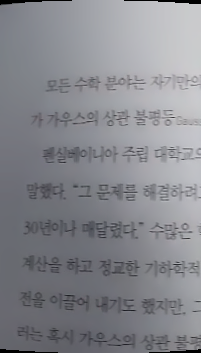
#> input picture tests/stitchedImage.png, 201 x 353 px, found by its file name
$ jupyter execute --allow-errors modelLoadtest.ipynb
#> lines starting #> are read from the running program, lines starting #| are printed output that depends on the picture; after the words box and inside, x2 and y2 are one past the last pixel; in counts of white or black regions, pixels touching at a corner belong together
[cell 1]
import numpy as np
import tensorflow as tf
import matplotlib.pyplot as plt
from keras.models import load_model
import cv2 as cv

[cell 2]
modelPos = r'E:\GithubProjects\HIDDEN\ImageFromVideo\models\best_loss_0.03_model.h5'

[cell 3]
character = '가각간갇갈갉갊감갑값갓갔강갖갗같갚갛개객갠갤갬갭갯갰갱갸갹갼걀걋걍걔걘걜거걱건걷걸걺검겁것겄겅겆겉겊겋게겐겔겜겝겟겠겡겨격겪견겯결겸겹겻겼경곁계곈곌곕곗고곡곤곧골곪곬곯곰곱곳공곶과곽관괄괆괌괍괏광괘괜괠괩괬괭괴괵괸괼굄굅굇굉교굔굘굡굣구국군굳굴굵굶굻굼굽굿궁궂궈궉권궐궜궝궤궷귀귁귄귈귐귑귓규균귤그극근귿글긁금급긋긍긔기긱긴긷길긺김깁깃깅깆깊까깍깎깐깔깖깜깝깟깠깡깥깨깩깬깰깸깹깻깼깽꺄꺅꺌꺼꺽꺾껀껄껌껍껏껐껑께껙껜껨껫껭껴껸껼꼇꼈꼍꼐꼬꼭꼰꼲꼴꼼꼽꼿꽁꽂꽃꽈꽉꽐꽜꽝꽤꽥꽹꾀꾄꾈꾐꾑꾕꾜꾸꾹꾼꿀꿇꿈꿉꿋꿍꿎꿔꿜꿨꿩꿰꿱꿴꿸뀀뀁뀄뀌뀐뀔뀜뀝뀨끄끅끈끊끌끎끓끔끕끗끙끝끼끽낀낄낌낍낏낑나낙낚난낟날낡낢남납낫났낭낮낯낱낳내낵낸낼냄냅냇냈냉냐냑냔냘냠냥너넉넋넌널넒넓넘넙넛넜넝넣네넥넨넬넴넵넷넸넹녀녁년녈념녑녔녕녘녜녠노녹논놀놂놈놉놋농높놓놔놘놜놨뇌뇐뇔뇜뇝뇟뇨뇩뇬뇰뇹뇻뇽누눅눈눋눌눔눕눗눙눠눴눼뉘뉜뉠뉨뉩뉴뉵뉼늄늅늉느늑는늘늙늚늠늡늣능늦늪늬늰늴니닉닌닐닒님닙닛닝닢다닥닦단닫달닭닮닯닳담답닷닸당닺닻닿대댁댄댈댐댑댓댔댕댜더덕덖던덛덜덞덟덤덥덧덩덫덮데덱덴델뎀뎁뎃뎄뎅뎌뎐뎔뎠뎡뎨뎬도독돈돋돌돎돐돔돕돗동돛돝돠돤돨돼됐되된될됨됩됫됴두둑둔둘둠둡둣둥둬뒀뒈뒝뒤뒨뒬뒵뒷뒹듀듄듈듐듕드득든듣들듦듬듭듯등듸디딕딘딛딜딤딥딧딨딩딪따딱딴딸땀땁땃땄땅땋때땍땐땔땜땝땟땠땡떠떡떤떨떪떫떰떱떳떴떵떻떼떽뗀뗄뗌뗍뗏뗐뗑뗘뗬또똑똔똘똥똬똴뙈뙤뙨뚜뚝뚠뚤뚫뚬뚱뛔뛰뛴뛸뜀뜁뜅뜨뜩뜬뜯뜰뜸뜹뜻띄띈띌띔띕띠띤띨띰띱띳띵라락란랄람랍랏랐랑랒랖랗래랙랜랠램랩랫랬랭랴략랸럇량러럭런럴럼럽럿렀렁렇레렉렌렐렘렙렛렝려력련렬렴렵렷렸령례롄롑롓로록론롤롬롭롯롱롸롼뢍뢨뢰뢴뢸룀룁룃룅료룐룔룝룟룡루룩룬룰룸룹룻룽뤄뤘뤠뤼뤽륀륄륌륏륑류륙륜률륨륩륫륭르륵른를름릅릇릉릊릍릎리릭린릴림립릿링마막만많맏말맑맒맘맙맛망맞맡맣매맥맨맬맴맵맷맸맹맺먀먁먈먕머먹먼멀멂멈멉멋멍멎멓메멕멘멜멤멥멧멨멩며멱면멸몃몄명몇몌모목몫몬몰몲몸몹못몽뫄뫈뫘뫙뫼묀묄묍묏묑묘묜묠묩묫무묵묶문묻물묽묾뭄뭅뭇뭉뭍뭏뭐뭔뭘뭡뭣뭬뮈뮌뮐뮤뮨뮬뮴뮷므믄믈믐믓미믹민믿밀밂밈밉밋밌밍및밑바박밖밗반받발밝밞밟밤밥밧방밭배백밴밸뱀뱁뱃뱄뱅뱉뱌뱍뱐뱝버벅번벋벌벎범법벗벙벚베벡벤벧벨벰벱벳벴벵벼벽변별볍볏볐병볕볘볜보복볶본볼봄봅봇봉봐봔봤봬뵀뵈뵉뵌뵐뵘뵙뵤뵨부북분붇불붉붊붐붑붓붕붙붚붜붤붰붸뷔뷕뷘뷜뷩뷰뷴뷸븀븃븅브븍븐블븜븝븟비빅빈빌빎빔빕빗빙빚빛빠빡빤빨빪빰빱빳빴빵빻빼빽뺀뺄뺌뺍뺏뺐뺑뺘뺙뺨뻐뻑뻔뻗뻘뻠뻣뻤뻥뻬뼁뼈뼉뼘뼙뼛뼜뼝뽀뽁뽄뽈뽐뽑뽕뾔뾰뿅뿌뿍뿐뿔뿜뿟뿡쀼쁑쁘쁜쁠쁨쁩삐삑삔삘삠삡삣삥사삭삯산삳살삵삶삼삽삿샀상샅새색샌샐샘샙샛샜생샤샥샨샬샴샵샷샹섀섄섈섐섕서석섞섟선섣설섦섧섬섭섯섰성섶세섹센셀셈셉셋셌셍셔셕션셜셤셥셧셨셩셰셴셸솅소속솎손솔솖솜솝솟송솥솨솩솬솰솽쇄쇈쇌쇔쇗쇘쇠쇤쇨쇰쇱쇳쇼쇽숀숄숌숍숏숑수숙순숟술숨숩숫숭숯숱숲숴쉈쉐쉑쉔쉘쉠쉥쉬쉭쉰쉴쉼쉽쉿슁슈슉슐슘슛슝스슥슨슬슭슴습슷승시식신싣실싫심십싯싱싶싸싹싻싼쌀쌈쌉쌌쌍쌓쌔쌕쌘쌜쌤쌥쌨쌩썅써썩썬썰썲썸썹썼썽쎄쎈쎌쏀쏘쏙쏜쏟쏠쏢쏨쏩쏭쏴쏵쏸쐈쐐쐤쐬쐰쐴쐼쐽쑈쑤쑥쑨쑬쑴쑵쑹쒀쒔쒜쒸쒼쓩쓰쓱쓴쓸쓺쓿씀씁씌씐씔씜씨씩씬씰씸씹씻씽아악안앉않알앍앎앓암압앗았앙앝앞애액앤앨앰앱앳앴앵야약얀얄얇얌얍얏양얕얗얘얜얠얩어억언얹얻얼얽얾엄업없엇었엉엊엌엎에엑엔엘엠엡엣엥여역엮연열엶엷염엽엾엿였영옅옆옇예옌옐옘옙옛옜오옥온올옭옮옰옳옴옵옷옹옻와왁완왈왐왑왓왔왕왜왝왠왬왯왱외왹왼욀욈욉욋욍요욕욘욜욤욥욧용우욱운울욹욺움웁웃웅워웍원월웜웝웠웡웨웩웬웰웸웹웽위윅윈윌윔윕윗윙유육윤율윰윱윳융윷으윽은을읊음읍읏응읒읓읔읕읖읗의읜읠읨읫이익인일읽읾잃임입잇있잉잊잎자작잔잖잗잘잚잠잡잣잤장잦재잭잰잴잼잽잿쟀쟁쟈쟉쟌쟎쟐쟘쟝쟤쟨쟬저적전절젊점접젓정젖제젝젠젤젬젭젯젱져젼졀졈졉졌졍졔조족존졸졺좀좁좃종좆좇좋좌좍좔좝좟좡좨좼좽죄죈죌죔죕죗죙죠죡죤죵주죽준줄줅줆줌줍줏중줘줬줴쥐쥑쥔쥘쥠쥡쥣쥬쥰쥴쥼즈즉즌즐즘즙즛증지직진짇질짊짐집짓징짖짙짚짜짝짠짢짤짧짬짭짯짰짱째짹짼쨀쨈쨉쨋쨌쨍쨔쨘쨩쩌쩍쩐쩔쩜쩝쩟쩠쩡쩨쩽쪄쪘쪼쪽쫀쫄쫌쫍쫏쫑쫓쫘쫙쫠쫬쫴쬈쬐쬔쬘쬠쬡쭁쭈쭉쭌쭐쭘쭙쭝쭤쭸쭹쮜쮸쯔쯤쯧쯩찌찍찐찔찜찝찡찢찧차착찬찮찰참찹찻찼창찾채책챈챌챔챕챗챘챙챠챤챦챨챰챵처척천철첨첩첫첬청체첵첸첼쳄쳅쳇쳉쳐쳔쳤쳬쳰촁초촉촌촐촘촙촛총촤촨촬촹최쵠쵤쵬쵭쵯쵱쵸춈추축춘출춤춥춧충춰췄췌췐취췬췰췸췹췻췽츄츈츌츔츙츠측츤츨츰츱츳층치칙친칟칠칡침칩칫칭카칵칸칼캄캅캇캉캐캑캔캘캠캡캣캤캥캬캭컁커컥컨컫컬컴컵컷컸컹케켁켄켈켐켑켓켕켜켠켤켬켭켯켰켱켸코콕콘콜콤콥콧콩콰콱콴콸쾀쾅쾌쾡쾨쾰쿄쿠쿡쿤쿨쿰쿱쿳쿵쿼퀀퀄퀑퀘퀭퀴퀵퀸퀼큄큅큇큉큐큔큘큠크큭큰클큼큽킁키킥킨킬킴킵킷킹타탁탄탈탉탐탑탓탔탕태택탠탤탬탭탯탰탱탸턍터턱턴털턺텀텁텃텄텅테텍텐텔템텝텟텡텨텬텼톄톈토톡톤톨톰톱톳통톺톼퇀퇘퇴퇸툇툉툐투툭툰툴툼툽툿퉁퉈퉜퉤튀튁튄튈튐튑튕튜튠튤튬튱트특튼튿틀틂틈틉틋틔틘틜틤틥티틱틴틸팀팁팃팅파팍팎판팔팖팜팝팟팠팡팥패팩팬팰팸팹팻팼팽퍄퍅퍼퍽펀펄펌펍펏펐펑페펙펜펠펨펩펫펭펴편펼폄폅폈평폐폘폡폣포폭폰폴폼폽폿퐁퐈퐝푀푄표푠푤푭푯푸푹푼푿풀풂품풉풋풍풔풩퓌퓐퓔퓜퓟퓨퓬퓰퓸퓻퓽프픈플픔픕픗피픽핀필핌핍핏핑하학한할핥함합핫항해핵핸핼햄햅햇했행햐향허헉헌헐헒험헙헛헝헤헥헨헬헴헵헷헹혀혁현혈혐협혓혔형혜혠혤혭호혹혼홀홅홈홉홋홍홑화확환활홧황홰홱홴횃횅회획횐횔횝횟횡효횬횰횹횻후훅훈훌훑훔훗훙훠훤훨훰훵훼훽휀휄휑휘휙휜휠휨휩휫휭휴휵휸휼흄흇흉흐흑흔흖흗흘흙흠흡흣흥흩희흰흴흼흽힁히힉힌힐힘힙힛힝'

[cell 4]
character = np.array(list(character))

[cell 5]
character.shape

[cell 6]
def VGG_FeatureExtractor(num_class, input_shape=(32,32,3), output_channel=512):
    output_channel = [int(output_channel / 8), int(output_channel / 4),
                      int(output_channel / 2), output_channel] # [64, 128, 256, 521]
    inputs = tf.keras.layers.Input(input_shape) # 32x32x3
    outputs = tf.keras.layers.Conv2D(output_channel[0], 3, padding='same', activation='relu')(inputs) # 32x32x64
    outputs = tf.keras.layers.MaxPooling2D(2, 2)(outputs) # 16x16x64
    outputs = tf.keras.layers.Conv2D(output_channel[1], 3, padding='same', activation='relu')(outputs) # 16x16x128
    outputs = tf.keras.layers.MaxPooling2D(2, 2)(outputs) # 8x8x128
    outputs = tf.keras.layers.Conv2D(output_channel[2], 3, padding='same', activation='relu')(outputs) # 8x8x256
    outputs = tf.keras.layers.Conv2D(output_channel[2], 3, padding='same', activation='relu')(outputs) # 8x8x256
    outputs = tf.keras.layers.MaxPooling2D(2, 2)(outputs) # 4x4x256
    outputs = tf.keras.layers.Conv2D(output_channel[3], 3, padding='same', activation='relu', use_bias=False)(outputs) # 4x4x512
    outputs = tf.keras.layers.BatchNormalization()(outputs)
    outputs = tf.keras.layers.ReLU()(outputs)
    outputs = tf.keras.layers.Conv2D(output_channel[3], 3, padding='same', activation='relu', use_bias=False)(outputs) # 4x4x512
    outputs = tf.keras.layers.BatchNormalization()(outputs)
    outputs = tf.keras.layers.ReLU()(outputs)
    outputs = tf.keras.layers.MaxPooling2D(2, 2)(outputs) # 2x2x512
    outputs = tf.keras.layers.Flatten()(outputs) # 2048
    outputs = tf.keras.layers.Dropout(0.3)(outputs)
    outputs = tf.keras.layers.Dense(num_class, activation='softmax')(outputs)

    model = tf.keras.models.Model(inputs=inputs, outputs=outputs)

    return model

#> (a cell that did not finish here is left out)

#> (a cell that did not finish here is left out)

[cell 9]
img = cv.imread(r'E:\GithubProjects\HIDDEN\ImageFromVideo\tests\son.png')
#> (the rest of this cell did not finish here and is left out)

#> (a cell that did not finish here is left out)

#> (a cell that did not finish here is left out)

#> (a cell that did not finish here is left out)

# It's time to test real img

https://bkshin.tistory.com/entry/OpenCV-8-%EC%8A%A4%EB%A0%88%EC%8B%9C%ED%99%80%EB%94%A9Thresholding

[cell 13]
testImg = cv.imread(r'E:\GithubProjects\HIDDEN\ImageFromVideo\tests\stitchedImage.png')
#> testImg is the input picture: shape (353, 201, 3); mean B, G, R 141.6, 135.8, 134.6

[cell 14]
def imshow(arr):
    plt.imshow(cv.cvtColor(arr, cv.COLOR_BGR2RGB))

[cell 15]
testImg = cv.cvtColor(testImg, cv.COLOR_BGR2GRAY)
#> testImg: shape (353, 201)
imshow(testImg)

[cell 16]
blk_size = 11
C = 5
th2 = cv.adaptiveThreshold(testImg, 255, cv.ADAPTIVE_THRESH_MEAN_C,\
                                      cv.THRESH_BINARY, blk_size, C)
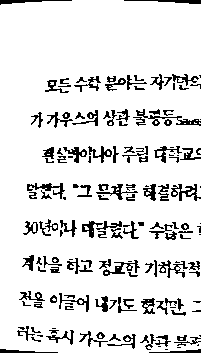
#> th2: shape (353, 201); 88.6% white; black in thin lines or dots
th3 = cv.adaptiveThreshold(testImg, 255, cv.ADAPTIVE_THRESH_GAUSSIAN_C, \
                                     cv.THRESH_BINARY, blk_size, C)
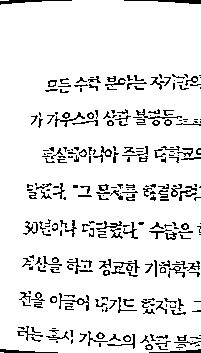
#> th3: shape (353, 201); 90.8% white; black in thin lines or dots

[cell 17]
imshow(th2)

[cell 18]
imshow(th3)

https://yunwoong.tistory.com/73?category=902345

[cell 19]
def plt_imshow(title='image', img=None, figsize=(8 ,5)):
    plt.figure(figsize=figsize)

    if type(img) == list:
        if type(title) == list:
            titles = title
        else:
            titles = []

            for i in range(len(img)):
                titles.append(title)

        for i in range(len(img)):
            if len(img[i].shape) <= 2:
                rgbImg = cv.cvtColor(img[i], cv.COLOR_GRAY2RGB)
            else:
                rgbImg = cv.cvtColor(img[i], cv.COLOR_BGR2RGB)

            plt.subplot(1, len(img), i + 1), plt.imshow(rgbImg)
            plt.title(titles[i])
            plt.xticks([]), plt.yticks([])

        plt.show()
    else:
        if len(img.shape) < 3:
            rgbImg = cv.cvtColor(img, cv.COLOR_GRAY2RGB)
        else:
            rgbImg = cv.cvtColor(img, cv.COLOR_BGR2RGB)

        plt.imshow(rgbImg)
        plt.title(title)
        plt.xticks([]), plt.yticks([])
        plt.show()

[cell 20]
import copy
testImg = cv.imread(r'E:\GithubProjects\HIDDEN\ImageFromVideo\tests\stitchedImage.png')
receipt = copy.deepcopy(testImg)

[cell 21]
gray = cv.cvtColor(receipt, cv.COLOR_BGR2GRAY)
(H, W) = gray.shape
#> H = 353; W = 201

rectKernel = cv.getStructuringElement(cv.MORPH_RECT, (30, 20))
sqKernel = cv.getStructuringElement(cv.MORPH_RECT, (50, 21))

gray = cv.GaussianBlur(gray, (11, 11), 0)
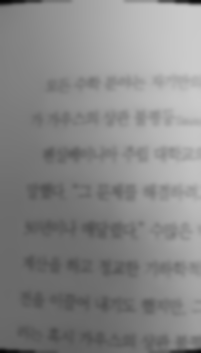
#> gray: shape (353, 201); min 4, max 203, mean 136.2
blackhat = cv.morphologyEx(gray, cv.MORPH_BLACKHAT, rectKernel)
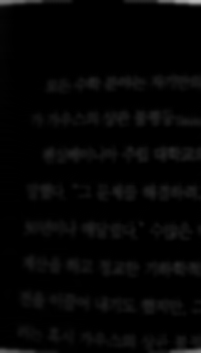
#> blackhat: shape (353, 201); min 0, max 188, mean 4.7

grad = cv.Sobel(blackhat, ddepth=cv.CV_32F, dx=1, dy=0, ksize=-1)
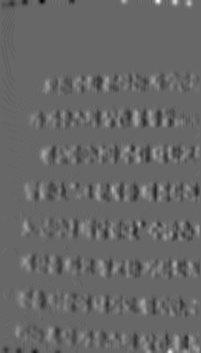
#> grad: shape (353, 201) float32; min -282, max 414, mean 0.7; drawn with min black and max white
grad = np.absolute(grad)
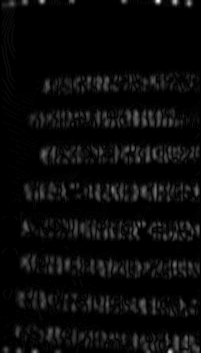
#> grad: shape (353, 201) float32; min 0, max 414, mean 16.1; drawn with min black and max white
(minVal, maxVal) = (np.min(grad), np.max(grad))
#> minVal = 0; maxVal = 414
grad = (grad - minVal) / (maxVal - minVal)
grad = (grad * 255).astype("uint8")

grad = cv.morphologyEx(grad, cv.MORPH_CLOSE, rectKernel)
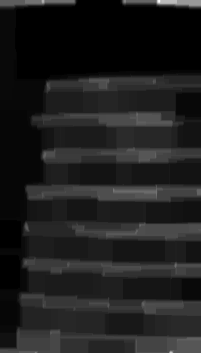
#> grad: shape (353, 201); min 0, max 255, mean 30
thresh = cv.threshold(grad, 0, 255, cv.THRESH_BINARY | cv.THRESH_OTSU)[1]
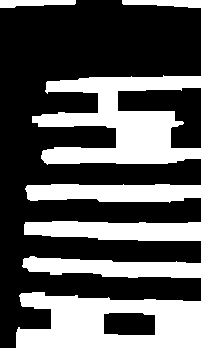
#> thresh: shape (353, 201); 36.4% white; 7 white regions, largest, box (x1, y1, x2, y2) and area: (0, 292, 201, 353) 8419, (32, 75, 201, 165) 8134, (24, 221, 201, 241) 2943

close_thresh = cv.morphologyEx(thresh, cv.MORPH_CLOSE, sqKernel)
#> close_thresh: shape (353, 201); 56.7% white; 9 black regions, largest, box (x1, y1, x2, y2) and area: (0, 5, 201, 224) 22059, (0, 235, 89, 258) 1940, (111, 278, 201, 300) 1934
close_thresh = cv.erode(close_thresh, None, iterations=2)
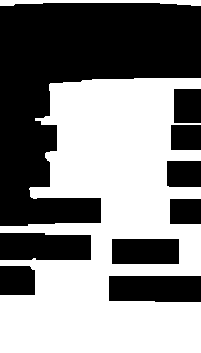
#> close_thresh: shape (353, 201); 51.7% white; 9 black regions, largest, box (x1, y1, x2, y2) and area: (0, 3, 201, 226) 23584, (0, 233, 91, 260) 2358, (109, 276, 201, 302) 2346

plt_imshow(["Original", "Blackhat", "Gradient", "Rect Close", "Square Close"], [receipt, blackhat, grad, thresh, close_thresh], figsize=(16, 10))
#> the loop in plt_imshow, `for i in range(len(img)):` made 5 passes
#> in plt_imshow, `plt.show()`:
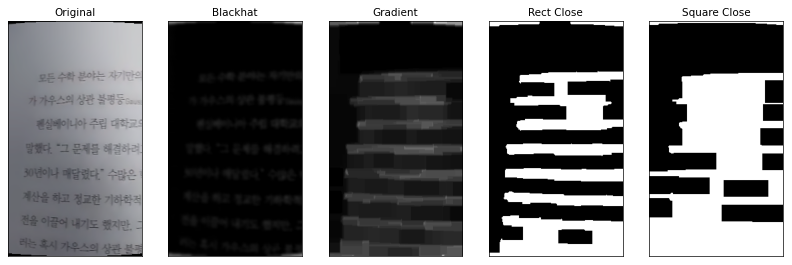
#> figure drawn by matplotlib, 5 panels

[cell 22]
plt_imshow(["Square Close"], [close_thresh], figsize=(16, 10))
#> the loop in plt_imshow (call 2), `for i in range(len(img)):` made 1 pass

$ run again, with tests/frame.png copied over tests/stitchedImage.png
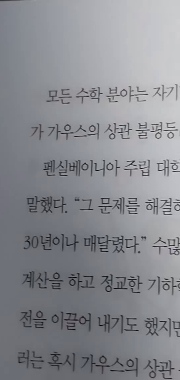
#> input picture tests/frame.png, 180 x 380 px, found by its file name
#> testImg is the input picture: shape (380, 180, 3); mean B, G, R 144.5, 139, 137.7
#> testImg: shape (380, 180)
#> `th2 = cv.adaptiveThreshold(testImg, 255, cv.ADAPTIVE_THRESH_MEAN_C,\ c..`:
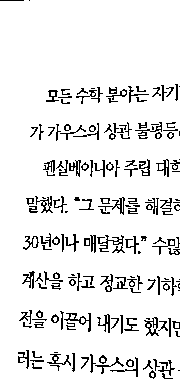
#> th2: shape (380, 180); 91.2% white; black in thin lines or dots
#> th3: shape (380, 180); 91.7% white; black in thin lines or dots
#> minVal = 0; maxVal = 250
#> thresh: shape (380, 180); 31.5% white; 6 white regions, box (x1, y1, x2, y2) and area: (32, 85, 180, 178) 8087, (16, 353, 180, 380) 3160, (20, 311, 180, 339) 2690, (24, 235, 180, 256) 2566, (25, 197, 180, 217) 2517, (22, 272, 180, 297) 2510
#> `close_thresh = cv.erode(close_thresh, None, iterations=2)`:
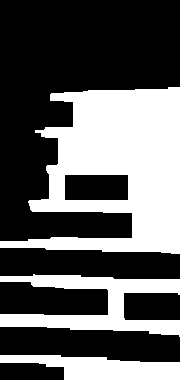
#> close_thresh: shape (380, 180); 36.9% white; 3 white regions, box (x1, y1, x2, y2) and area: (0, 87, 180, 254) 17327, (0, 274, 180, 337) 4986, (0, 355, 180, 380) 2934
#> the loop in plt_imshow, `for i in range(len(img)):` made 5 passes
#> the loop in plt_imshow (call 2), `for i in range(len(img)):` made 1 pass
